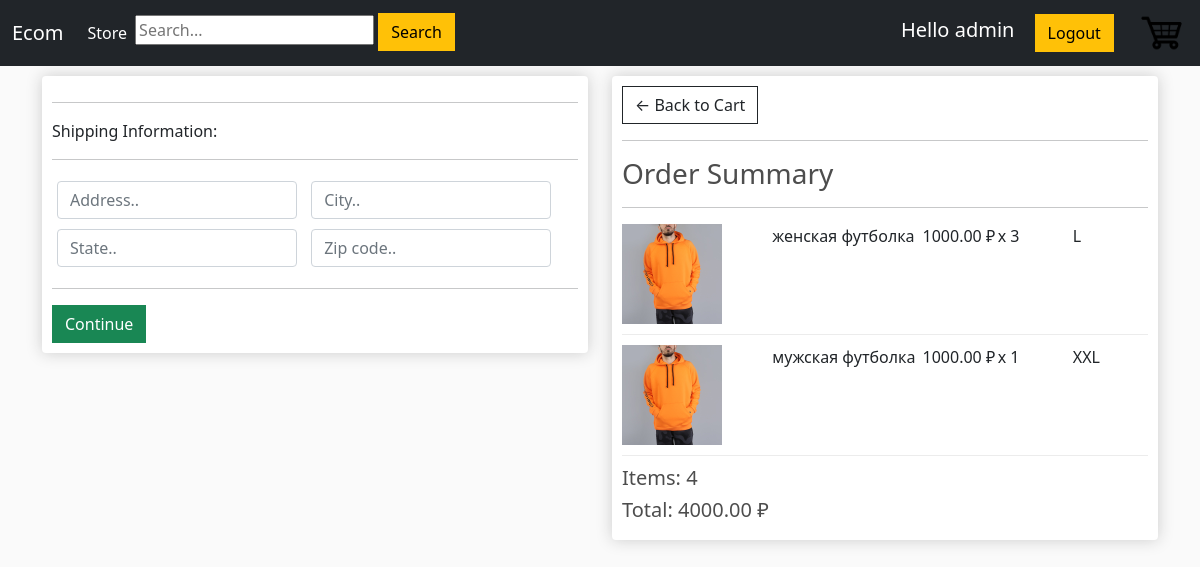
The page /checkout/ (signed in) on the database as committed earlier.
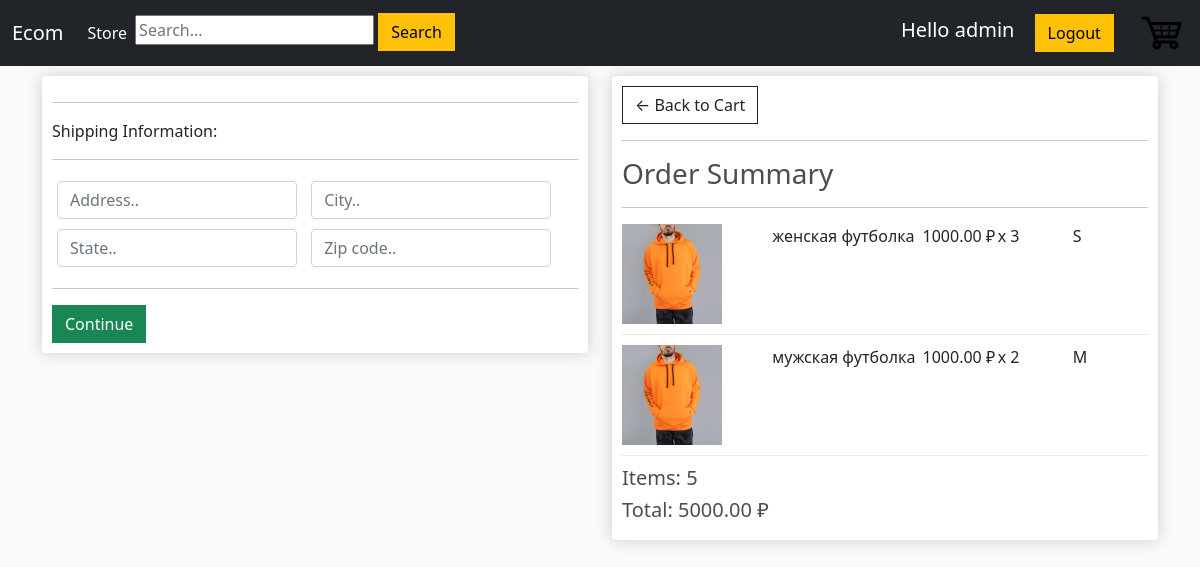
The same page on the database as committed later.
### mainapp/models.py (models this page shows, shortened)
class OrderItem(models.Model):
    product = models.ForeignKey(Product, on_delete=models.SET_NULL, blank=True, null=True)
    order = models.ForeignKey(Order, on_delete=models.SET_NULL, blank=True, null=True)
    size = models.CharField(max_length=10, null=True)
    quantity = models.IntegerField(default=0, null=True, blank=True)
    date_added = models.DateTimeField(auto_now_add=True)
    @property
    def get_total(self):
        total = self.product.price * self.quantity
        return total

class Order(models.Model):
    customer = models.ForeignKey(Customer, on_delete=models.SET_NULL, blank=True, null=True)
    date_order = models.DateTimeField(auto_now_add=True)
    complete = models.BooleanField(default=False, null=True, blank=False)
    transaction_id = models.CharField(max_length=200, null=True)
    @property
    def get_cart_total(self):
        orderitems = self.orderitem_set.all()
        total = sum([item.get_total for item in orderitems])
        return total
    def get_cart_items(self):
        orderitems = self.orderitem_set.all()
        items = sum([item.quantity for item in orderitems])
        return items
    def shipping(self):
        shipping = False
        orderitems = self.orderitem_set.all()
        for i in orderitems:
            if not i.product.digital:
                shipping = True
        return shipping

class Product(models.Model):
    name = models.CharField(max_length=200, null=True)
    price = models.DecimalField(max_digits=7, decimal_places=2)
    digital = models.BooleanField(default=False, null=True, blank=False)
    image = models.ImageField(null=True, blank=True)
    description = models.CharField(max_length=1000, null=True)
    def imageURL(self):
        try:
            url = self.image.url
        except:
            url = ''
        return url

### mainapp/views.py (the view)
# urls.py: path('checkout/', views.checkout, name='checkout'),
def checkout(request):
    data = cartData(request)
    cartItems = data['cartItems']
    order = data['order']
    items = data['items']
    context = {'items': items, 'order': order}
    return render(request, 'mainapp/checkout.html', context)

### mainapp/utils.py (called while the page is built)
def cartData(request):
    if request.user.is_authenticated:
        customer = request.user.customer
        order, created = Order.objects.get_or_create(customer=customer, complete=False)
        cartItems = order.get_cart_items()
        items = order.orderitem_set.all()
    else:
        cookieData = cookieCart(request)
        cartItems = cookieData['cartItems']
        order = cookieData['order']
        items = cookieData['items']
    return {"cartItems": cartItems, "order": order, "items": items}

### mainapp/templates/mainapp/checkout.html (shortened to what this page needs)
{% extends 'mainapp/index.html' %}
{% load static %}
{% block content%}
    <div class="row">
        <div class="col-lg-6">
            <div class="box-element" id="form-wrapper">
                <form id="form">
                    <div id="shipping-info">
                        <hr>
						<p>Shipping Information:</p>
						<hr>
						<div class="form-field">
							<input class="form-control" type="text" name="address" placeholder="Address..">
						</div>
						<div class="form-field">
							<input class="form-control" type="text" name="city" placeholder="City..">
						</div>
						<div class="form-field">
							<input class="form-control" type="text" name="state" placeholder="State..">
						</div>
						<div class="form-field">
							<input class="form-control" type="text" name="zipcode" placeholder="Zip code..">
						</div>
                    </div>
                    <hr>
                    <input id="form-button" class="btn btn-success btn-block" type="submit" value="Continue">
                </form>
            </div>
			<br>
        </div>
        <div class="col-lg-6">
            <div class="box-element">
				<a  class="btn btn-outline-dark" href="{% url 'cart' %}">&#x2190; Back to Cart</a>
				<hr>
				<h3>Order Summary</h3>
				<hr>
				{% for item in items %}
				<div class="cart-row">
					<div style="flex:2"><img class="row-image" src="{{item.product.imageURL}}"></div>
					<div style="flex:2"><p>{{item.product.name}}</p></div>
					<div style="flex:1"><p>{{item.product.price|floatformat:2}} ₽</p></div>
					<div style="flex:1"><p>x {{item.quantity}}</p></div>
					<div style="flex:1"><p>{{item.size}}</p></div>
				</div>
				{% endfor %}
				<h5>Items:   {{order.get_cart_items}}</h5>
				<h5>Total:   {{order.get_cart_total|floatformat:2}} ₽</h5>
            </div>
        </div>
    </div>
{% endblock content%}

Rows that differ between the two databases and show on the page:
changed OrderItem "женская футболка": size "L" → "S"
changed OrderItem "мужская футболка": quantity "1" → "2"; size "XXL" → "M"
changed through a linked row, Order: get_cart_items "4" → "5"; get_cart_total "4000.00" → "5000.00"
